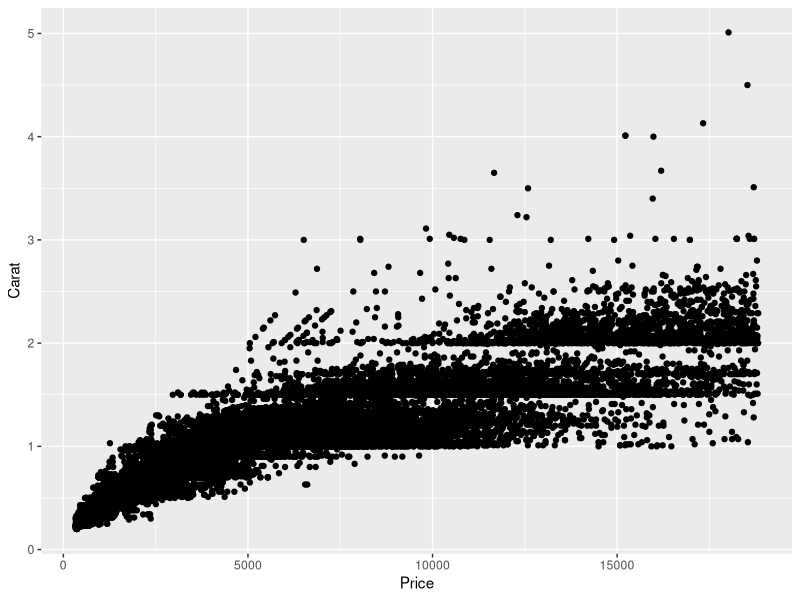
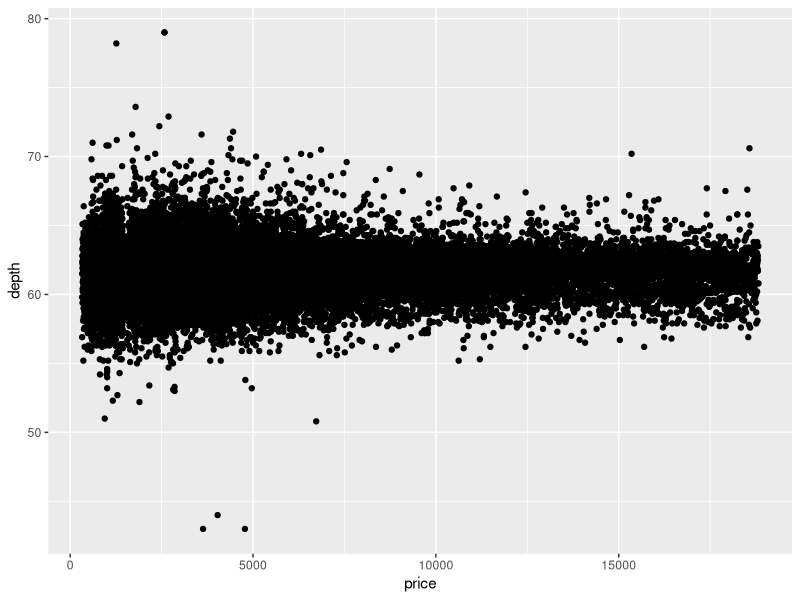
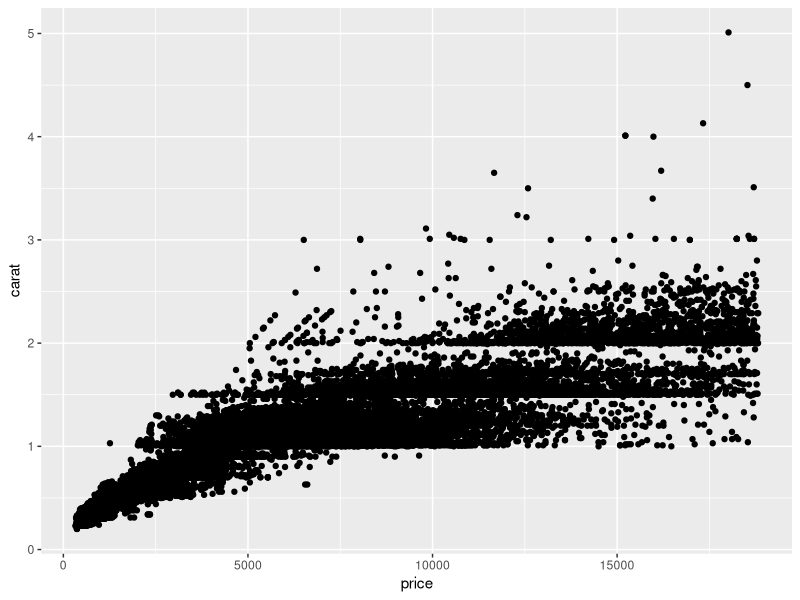

Write the R code that produced these figures, in order.
## ---- chunk 1
knitr::opts_chunk$set(echo = TRUE)
library(tidyverse)
## ---- chunk 2
### In this code chunk, start with the diamonds dataset (built in to
### ggplot2 package) and create a plot of price vs. carat (or some other
### variables of your choice)

ggplot(data = diamonds,
       aes(x = price, y = carat)) +
  geom_point() +
  labs(x = "Price",
       y = "Carat")
## ---- chunk 3
### In this code chunk, start with the diamonds dataset (built in to
### ggplot2 package) and create a subset based on filtering, e.g., 
### size greater than 1 carat or cut is "Ideal"

diamonds_subset <- diamonds %>% 
  filter(carat >1 | cut =="Ideal")
## ---- chunk 4
ggplot(data = diamonds, 
       aes(x = price, y = depth)) +
  geom_point()

### to plot, summarize, calculate something simple using the diamonds
### dataset.


## ---- chunk 5
### Both partners - delete this comment, then write some code here
### to plot, summarize, calculate something simple using the diamonds
### dataset.

ggplot(data = diamonds_subset, aes(x = price, y = carat)) +
  geom_point()


